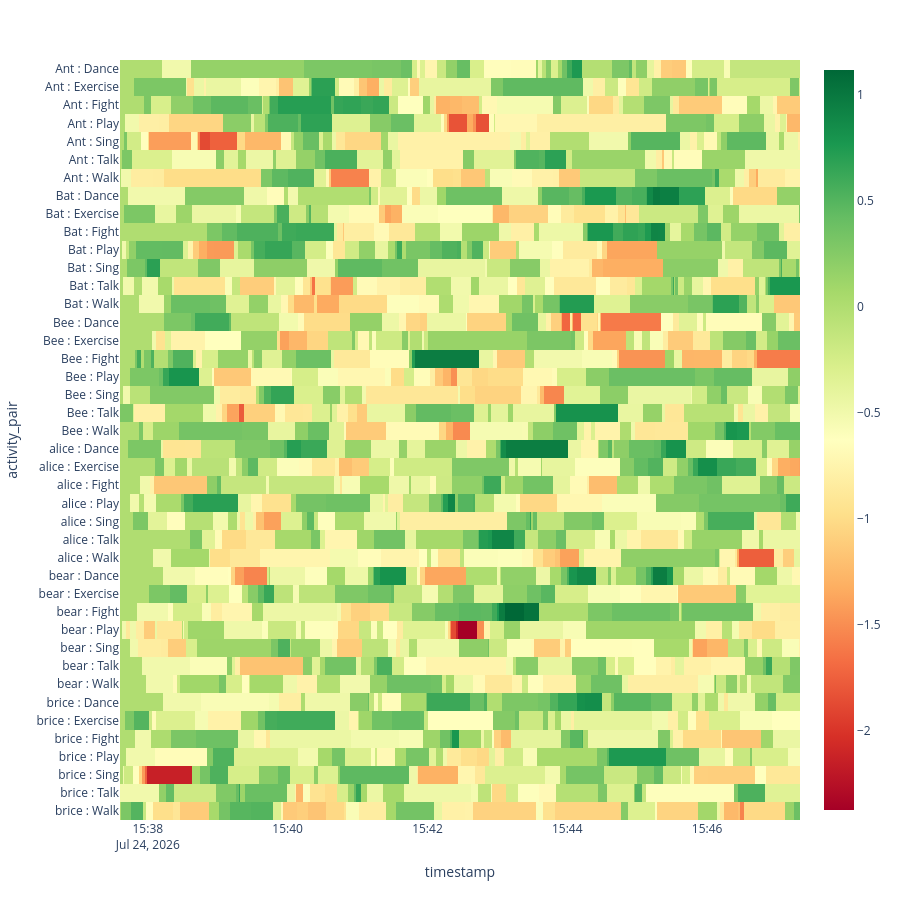

Notebook cell for this chart:
### Code cell
df["activity_pair"] = df["pet_name"] + " : " + df["activity_name"]

heat = df.pivot_table(
    index="activity_pair",
    columns="timestamp",
    values="activity_relationship",
    aggfunc="last"
)

heat = heat.sort_index(axis=1).ffill(axis=1)
heat.fillna(0, inplace=True)

fig = px.imshow(
    heat,
    aspect="auto",
    color_continuous_scale="RdYlGn",
)

fig.update_layout(height=900)
fig.show()

### Figure 1 — Plotly figure (JSON) as saved in the notebook; plotly's stock layout.template omitted (floating-point values rounded to 4 significant figures; data arrays with more than 128 entries replaced by an {"elided": "..."} marker saying what was removed)
{"data": [{"coloraxis": "coloraxis", "hovertemplate": "timestamp: %{x}<br>activity_pair: %{y}<br>color: %{z}<extra></extra>", "name": "0", "type": "heatmap", "x": {"elided": "1250 str values"}, "xaxis": "x", "y": ["Ant : Dance", "Ant : Exercise", "Ant : Fight", "Ant : Play", "Ant : Sing", "Ant : Talk", "Ant : Walk", "Bat : Dance", "Bat : Exercise", "Bat : Fight", "Bat : Play", "Bat : Sing", "Bat : Talk", "Bat : Walk", "Bee : Dance", "Bee : Exercise", "Bee : Fight", "Bee : Play", "Bee : Sing", "Bee : Talk", "Bee : Walk", "alice : Dance", "alice : Exercise", "alice : Fight", "alice : Play", "alice : Sing", "alice : Talk", "alice : Walk", "bear : Dance", "bear : Exercise", "bear : Fight", "bear : Play", "bear : Sing", "bear : Talk", "bear : Walk", "brice : Dance", "brice : Exercise", "brice : Fight", "brice : Play", "brice : Sing", "brice : Talk", "brice : Walk"], "yaxis": "y", "z": {"elided": "42x1250 float values"}}], "layout": {"coloraxis": {"autocolorscale": false, "colorscale": [[0, "rgb(165,0,38)"], [0.1, "rgb(215,48,39)"], [0.2, "rgb(244,109,67)"], [0.3, "rgb(253,174,97)"], [0.4, "rgb(254,224,139)"], [0.5, "rgb(255,255,191)"], [0.6, "rgb(217,239,139)"], [0.7, "rgb(166,217,106)"], [0.8, "rgb(102,189,99)"], [0.9, "rgb(26,152,80)"], [1, "rgb(0,104,55)"]]}, "height": 900, "margin": {"t": 60}, "xaxis": {"anchor": "y", "domain": [0, 1], "title": {"text": "timestamp"}}, "yaxis": {"anchor": "x", "autorange": "reversed", "domain": [0, 1], "title": {"text": "activity_pair"}}}}
